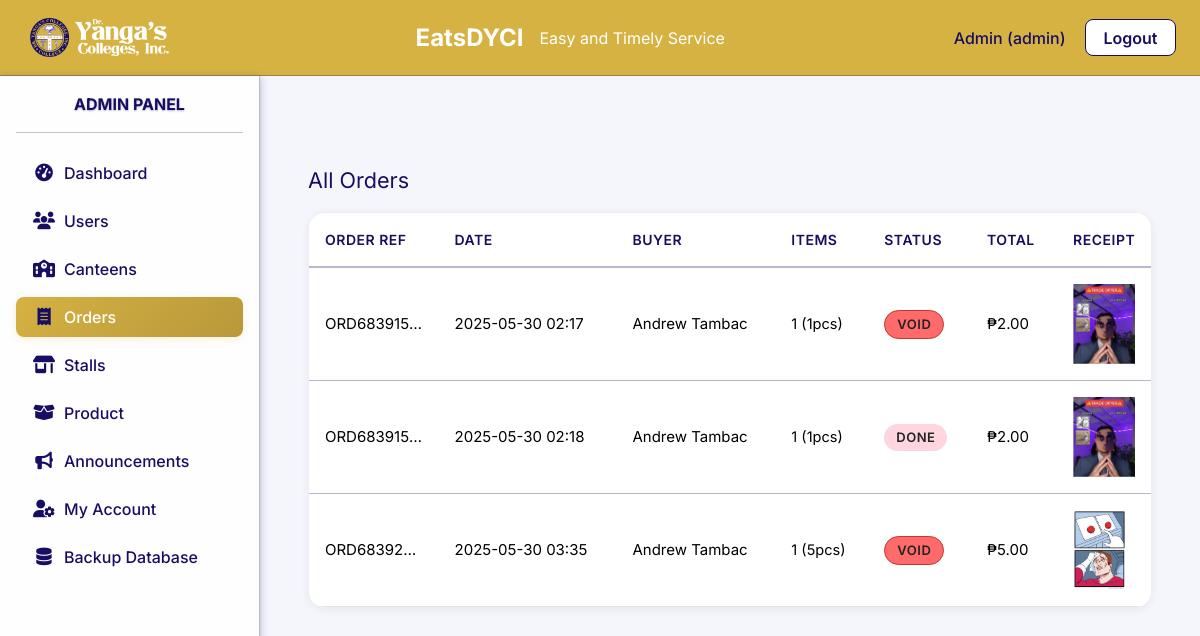
/index.php?page=admin_orders (signed in), run on the app's committed database.
### tables this page shows
CREATE TABLE `orders` (
  `orderRef` varchar(36) NOT NULL,
  `user_id` int(11) DEFAULT NULL,
  `total_price` decimal(10,2) NOT NULL,
  `created_at` timestamp NOT NULL DEFAULT current_timestamp(),
  `status` enum('queue','processing','processed','done','void') DEFAULT 'queue',
  `receipt_image` varchar(255) DEFAULT NULL,
  `note` text DEFAULT NULL,
  `seen_by_seller` tinyint(1) NOT NULL DEFAULT 0
);

CREATE TABLE `users` (
  `id` int(11) NOT NULL,
  `name` varchar(100) NOT NULL,
  `email` varchar(100) NOT NULL,
  `password` varchar(255) NOT NULL,
  `role` enum('admin','seller','buyer') NOT NULL,
  `created_at` timestamp NOT NULL DEFAULT current_timestamp(),
  `qr_code` varchar(255) DEFAULT NULL,
  `department` varchar(100) DEFAULT NULL,
  `position` varchar(100) DEFAULT NULL
);

### pages/admin_orders.php (the view, shortened to what this page needs)
<?php
require_once __DIR__ . '/../includes/db.php';
$order_stmt = $pdo->prepare("SELECT * FROM orders ORDER BY created_at DESC");
$order_stmt->execute();
$orders = $order_stmt->fetchAll();
$order_refs = array_column($orders, 'orderRef');
$order_items = [];
if ($order_refs) {
    $in = str_repeat('?,', count($order_refs) - 1) . '?';
    $stmt = $pdo->prepare("SELECT oi.*, p.name AS product_name FROM order_items oi JOIN products p ON oi.product_id=p.id WHERE oi.order_id IN ($in)");
    $stmt->execute($order_refs);
    foreach ($stmt->fetchAll() as $row) {
        $order_items[$row['order_id']][] = $row;
    }
}
$buyers = [];
if ($orders) {
    $buyer_ids = array_unique(array_column($orders, 'user_id'));
    if ($buyer_ids) {
        $in = str_repeat('?,', count($buyer_ids) - 1) . '?';
        $stmt = $pdo->prepare("SELECT id, name, email, department, position FROM users WHERE id IN ($in)");
        $stmt->execute($buyer_ids);
        foreach ($stmt->fetchAll() as $row) {
            $buyers[$row['id']] = $row;
        }
    }
}
$status_map = [
    'queue' => 'Queue',
    'processing' => 'Processing',
    'processed' => 'Processed',
    'done' => 'Done',
    'void' => 'Void',
];
usort($orders, function ($a, $b) {
    return strtotime($a['created_at']) <=> strtotime($b['created_at']); });
?>
<link rel="stylesheet" href="../assets/css/dashboard.css">
<div class="container-fluid px-4 pt-4">
    <div class="dashboard-section-title mb-3">All Orders</div>
    <div class="dashboard-table mb-4 table-responsive">
        <table class="table mb-0" style="min-width:1100px;">
            <thead class="table-light">
                <tr>
                    <th>Order Ref</th>
                    <th>Date</th>
                    <th>Buyer</th>
                    <th>Items</th>
                    <th>Status</th>
                    <th>Total</th>
                    <th>Receipt</th>
                </tr>
            </thead>
            <tbody>
                <?php foreach ($orders as $order): ?>
                    <tr>
                        <td style="max-width:120px; background:#fff; white-space:nowrap; overflow:hidden; text-overflow:ellipsis; border-radius:0.5rem; padding:0.5rem 1rem;">
                            <?= htmlspecialchars($order['orderRef']) ?>
                        </td>
                        <td><?= date('Y-m-d H:i', strtotime($order['created_at'])) ?></td>
                        <td><?= isset($buyers[$order['user_id']]) ? htmlspecialchars($buyers[$order['user_id']]['name']) : 'N/A' ?></td>
                        <td>
                            <?php if (!empty($order_items[$order['orderRef']])): ?>
                                <span style="font-size:0.97em;">
                                <?php
                                $item_strs = [];
                                foreach ($order_items[$order['orderRef']] as $item) {
                                    $item_strs[] = htmlspecialchars($item['product_name']) . ' (' . $item['quantity'] . 'pcs)';
                                }
                                echo implode(', ', $item_strs);
                                ?>
                                </span>
                            <?php endif; ?>
                        </td>
                        <td><span class="dashboard-badge <?= htmlspecialchars($order['status']) ?>">
                            <?= $status_map[$order['status']] ?? htmlspecialchars(ucfirst($order['status'])) ?>
                        </span></td>
                        <td>₱<?= number_format($order['total_price'], 2) ?></td>
                        <td>
                            <?php if ($order['receipt_image']): ?>
                                <img src="<?= $order['receipt_image'] ?>" alt="Receipt"
                                    style="max-width:80px;max-height:80px;object-fit:cover;cursor:pointer;"
                                    data-bs-toggle="modal" data-bs-target="#receiptModal<?= $order['orderRef'] ?>">
                            <?php else: ?>
                                <span class="text-muted">No receipt</span>
                            <?php endif; ?>
                        </td>
                    </tr>
                <?php endforeach; ?>
            </tbody>
        </table>
    </div>
</div>

### public/index.php (shortened to what this page needs)
<!DOCTYPE html>
<html lang="en">
<head>
    <link href="https://cdn.jsdelivr.net/npm/bootstrap@5.3.2/dist/css/bootstrap.min.css" rel="stylesheet">
    <link rel="stylesheet" href="../assets/css/style.css">
    <link rel="stylesheet" href="../assets/css/index.css">
    <link rel="stylesheet" href="https://cdnjs.cloudflare.com/ajax/libs/font-awesome/6.5.0/css/all.min.css">
</head>
<body>
    <?php include '../includes/topbar.php'; ?>
    <div class="main-content d-flex">
        <?php include '../includes/sidebar.php'; ?>
        <div class="page-content-scroll flex-grow-1">
            <?php
            $page = $_GET['page'] ?? 'admin_dashboard';
            $page_file = __DIR__ . '/../pages/' . basename($page) . '.php';
            switch ($page) {
                default:
                    if (file_exists($page_file)) {
                        include $page_file;
                    } else {
                        include __DIR__ . '/../pages/admin_dashboard.php';
                    }
            }
            ?>
        </div>
    </div>
</body>
</html>

### includes/topbar.php
<link rel="stylesheet" href="../assets/css/topbar.css">
<div class="topbar">
    <div class="d-flex align-items-center">
        <img src="../assets/imgs/dyci-logo.png" alt="DYCI Logo" class="topbar-logo">
    </div>
    <div class="d-flex flex-direction-column align-items-center">
        <a href="index.php" class="d-flex flex-direction-column justify-content-center align-items-center mb-3 mb-md-0 me-md-auto text-decoration-none gap-3">
            <span class="fs-4 fw-bold text-white">EatsDYCI</span>
            <span class="text-white">Easy and Timely Service</span>
        </a>
    </div>
    <div class="d-flex align-items-center">
        <span class="topbar-user">
            <?php echo htmlspecialchars($_SESSION['user_name'] ?? ''); ?> (<?php echo htmlspecialchars($_SESSION['user_role'] ?? ''); ?>)
        </span>
        <a href="login.php?logout=1" class="topbar-logout">Logout</a>
    </div>
</div>

### includes/sidebar.php (shortened to what this page needs)
<link rel="stylesheet" href="../assets/css/sidebar.css">
<nav class="sidebar flex-shrink-0 p-3 text-secondary">
    <?php $role = $_SESSION['user_role'] ?? ''; ?>
    <?php if ($role === 'admin'): ?>
        <div class="sidebar-panel-label sidebar-panel-label-admin text-center fw-bold">ADMIN PANEL</div>
    <?php elseif ($role === 'seller'): ?>
        <div class="sidebar-panel-label sidebar-panel-label-seller text-center fw-bold">SELLER PANEL</div>
    <?php elseif ($role === 'buyer'): ?>
        <div class="sidebar-panel-label sidebar-panel-label-buyer text-center fw-bold">BUYER PANEL</div>
    <?php endif; ?>
    <hr>
    <ul class="nav nav-pills flex-column mb-auto">
        <?php if ($role === 'admin'): ?>
            <li class="nav-item"><a href="index.php?page=admin_dashboard" class="nav-link <?php echo ($_GET['page'] ?? 'admin_dashboard') === 'admin_dashboard' ? 'active' : ''; ?>"><i class="fas fa-tachometer-alt me-2 sidebar-icon-admin"></i>Dashboard</a></li>
            <li><a href="index.php?page=admin_users" class="nav-link <?php echo ($_GET['page'] ?? '') === 'admin_users' ? 'active' : ''; ?>"><i class="fas fa-users me-2 sidebar-icon-admin"></i>Users</a></li>
            <li><a href="index.php?page=admin_canteens" class="nav-link <?php echo ($_GET['page'] ?? '') === 'admin_canteens' ? 'active' : ''; ?>"><i class="fas fa-school me-2 sidebar-icon-admin"></i>Canteens</a></li>
            <li><a href="index.php?page=admin_orders" class="nav-link <?php echo ($_GET['page'] ?? '') === 'admin_orders' ? 'active' : ''; ?>"><i class="fas fa-receipt me-2 sidebar-icon-admin"></i>Orders</a></li>
            <li><a href="index.php?page=admin_stalls" class="nav-link <?php echo ($_GET['page'] ?? '') === 'admin_stalls' ? 'active' : ''; ?>"><i class="fas fa-store-alt me-2 sidebar-icon-admin"></i>Stalls</a></li>
            <li><a href="index.php?page=admin_products" class="nav-link <?php echo ($_GET['page'] ?? '') === 'admin_products' ? 'active' : ''; ?>"><i class="fas fa-box-open me-2 sidebar-icon-admin"></i>Product</a></li>
            <li><a href="index.php?page=admin_announcements" class="nav-link <?php echo ($_GET['page'] ?? '') === 'admin_announcements' ? 'active' : ''; ?>">
                <i class="fas fa-bullhorn me-2 sidebar-icon-admin"></i>Announcements
            </a></li>
            <li><a href="index.php?page=admin_account" class="nav-link <?php echo ($_GET['page'] ?? '') === 'admin_account' ? 'active' : ''; ?>"><i class="fas fa-user-cog me-2 sidebar-icon-admin"></i>My Account</a></li>
            <li><a href="index.php?page=admin_backup" class="nav-link <?php echo ($_GET['page'] ?? '') === 'admin_backup' ? 'active' : ''; ?>">
                <i class="fas fa-database me-2 sidebar-icon-admin"></i>Backup Database
            </a></li>
        <?php endif; ?>
    </ul>
</nav>

### assets/css/style.css (style rules this page uses)
* { margin: 0; padding: 0; box-sizing: border-box; }
body { font-family: 'Inter', 'Roboto', 'Open Sans', Arial, sans-serif; background-color: #f8f9fa; color: #222; }
:root { --primary-gold: #d6b243; --secondary-navy: #170e63; --accent-white: #ffffff; --gold-light: #dfc055; --gold-dark: #b8983a; --gold-hover: #c4a139; --navy-light: #2a1f7a; --navy-dark: #110a4e; --navy-hover: #0f0951; --shadow-gold: rgba(214, 178, 67, 0.2); --shadow-navy: rgba(23, 14, 99, 0.3); --border-navy: rgba(23, 14, 99, 0.3); --focus-gold: rgba(214, 178, 67, 0.25); --background-white: rgba(255, 255, 255, 0.95); --text-primary: var(--primary-gold); --text-secondary: var(--secondary-navy); --text-light: rgba(214, 178, 67, 0.6); --error-bg: rgba(220, 53, 69, 0.1); --error-border: rgba(220, 53, 69, 0.3); }
.text-secondary { color: var(--secondary-navy) !important; }

### assets/css/index.css (style rules this page uses)
html, body { height: 100%; overflow-x: hidden; overflow-y: auto; }
.main-content { display: flex; height: 100vh; min-height: 0; }
.page-content-scroll { flex-grow: 1; min-width: 0; overflow-y: auto; overflow-x: auto; height: 100vh; box-sizing: border-box; padding: 1.5rem 1.5rem 5rem 1.5rem; }

### assets/css/topbar.css (style rules this page uses)
.topbar { width: 100%; background: var(--primary-gold); display: flex; align-items: center; justify-content: space-between; padding: 0 1.5rem; box-sizing: border-box; border-bottom: 1.5px solid var(--border-navy); z-index: 100; }
.topbar-logo { width: 150px; object-fit: cover; margin-right: 0.8rem; }
.topbar-user { color: var(--secondary-navy); font-size: 1rem; font-weight: 500; margin-right: 1.2rem; display: flex; align-items: center; gap: 0.5rem; }
.topbar-logout { border-radius: 0.5rem; font-weight: 600; border: 1.5px solid var(--secondary-navy); color: var(--secondary-navy) !important; background: var(--accent-white); padding: 0.35rem 1.1rem; transition: background 0.2s, color 0.2s, border 0.2s; display: flex; align-items: center; gap: 0.4rem; text-decoration: none; }

### assets/css/sidebar.css (style rules this page uses)
.sidebar { background: var(--background-white); border-right: 1.5px solid var(--border-navy); box-shadow: 0 2px 8px var(--shadow-navy); transition: all 0.3s ease; width: 260px; overflow-y: auto; flex-shrink: 0; display: flex; flex-direction: column; }
.sidebar-panel-label { font-family: 'Inter', 'Roboto', 'Open Sans', Arial, sans-serif; text-shadow: 0 1px 2px var(--shadow-navy); }
.sidebar-panel-label-admin { color: #170e63; }
.sidebar-icon-admin { color: #170e63 !important; }
.sidebar .nav-link { color: var(--secondary-navy); border-radius: 0.5rem; margin: 0.25rem 0; transition: all 0.3s ease; font-weight: 500; align-items: center; }
.sidebar .nav-link.active { background: linear-gradient(135deg, var(--primary-gold) 0%, var(--gold-dark) 100%); color: var(--accent-white); box-shadow: 0 2px 8px var(--shadow-gold); }
.sidebar .nav-link i { width: 1.5rem; text-align: center; margin-right: 0.75rem; font-size: 1.1rem; }

### assets/css/dashboard.css (style rules this page uses)
body { background: #f4f6fb; }
.dashboard-section-title { margin-top: 2.5rem; margin-bottom: 1.5rem; font-size: 1.35rem; color: #170e63; }
.container-fluid { max-width: 100%; }
.dashboard-table { background: #fff; border: 1px solid #eee; border-radius: 1rem; box-shadow: 0 2px 8px rgba(23, 14, 99, 0.06); margin-bottom: 1.5rem; overflow-x: auto; }
.dashboard-table table { margin-bottom: 0; }
.dashboard-table th, .dashboard-table td { vertical-align: middle; font-size: 0.9375rem; padding: 1rem; }
.dashboard-table th { background: var(--background-white); color: var(--secondary-navy); font-weight: 600; border-bottom: 2px solid var(--border-navy); text-transform: uppercase; font-size: 0.875rem; letter-spacing: 0.5px; }
.dashboard-table tbody tr { transition: background-color 0.2s ease; }
.dashboard-table tr:not(:last-child) td { border-bottom: 1px solid var(--border-navy); }
.dashboard-badge { display: inline-block; padding: 0.25rem 0.75rem; font-size: 0.8125rem; font-weight: 600; border-radius: 1rem; text-transform: uppercase; letter-spacing: 0.5px; }
.dashboard-badge.done { background: #ffd6e0; color: #222; }
.dashboard-badge.void { background: #ff6b6b; color: #222; border: 1px solid #c0392b; }

### data on the page
orders: orderRef "ORD683915…", created_at "2025-05-30 02:17", user.name "Andrew Tambac", item_strs "1 (1pcs)", status "VOID", total_price "2.00", receipt_image (picture)
orders: orderRef "ORD683915…", created_at "2025-05-30 02:18", user.name "Andrew Tambac", item_strs "1 (1pcs)", status "DONE", total_price "2.00", receipt_image (picture)
orders: orderRef "ORD68392…", created_at "2025-05-30 03:35", user.name "Andrew Tambac", item_strs "1 (5pcs)", status "VOID", total_price "5.00", receipt_image (picture)

### other printed values
$_SESSION['user_name'] "Admin"
$_SESSION['user_role'] "admin"
